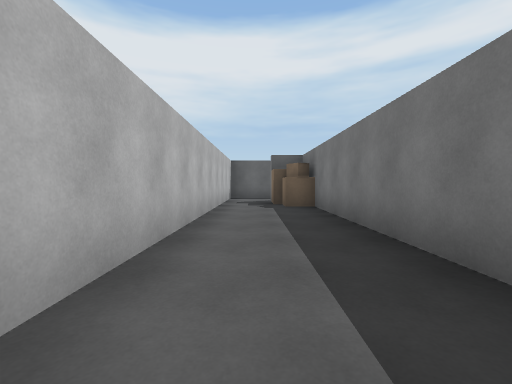
[1] (above)

13 first-person views from a walk through a Unity game level. The camera is 1.2 m above the floor, tilts 2° down and sees 90° across. The floor is counted in squares, 2 m on a side. Each view is taken from the middle of a square. On the plan, view 1 faces up. The plan holds only what a view shows up to about 9 squares ahead; the rest is blank. The place goes on beyond the plan. The player is left out.

[2]
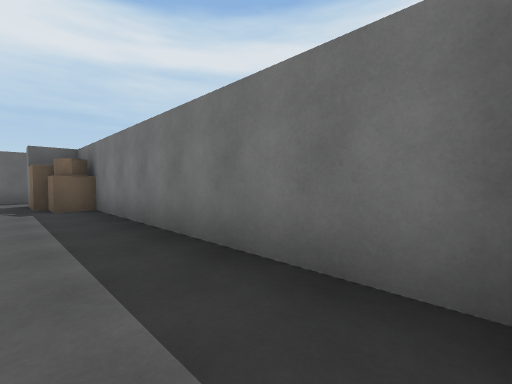

[3]
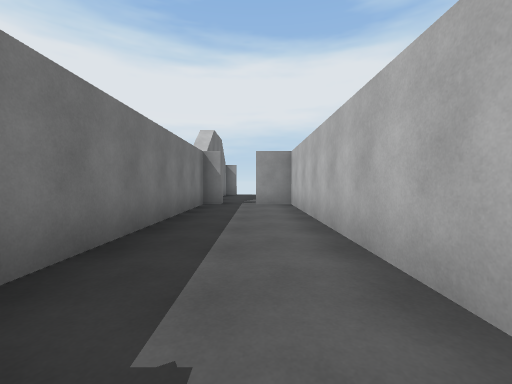

[4]
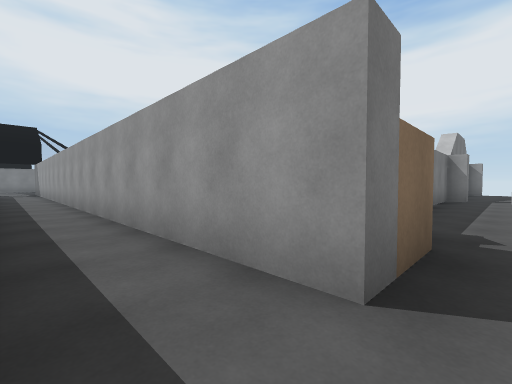

[5]
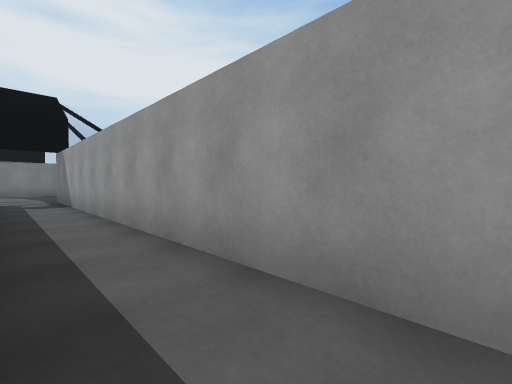

[6]
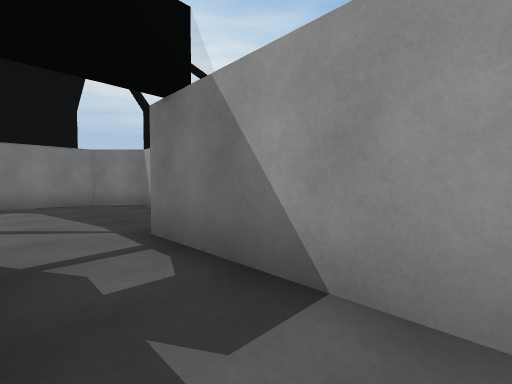

[7]
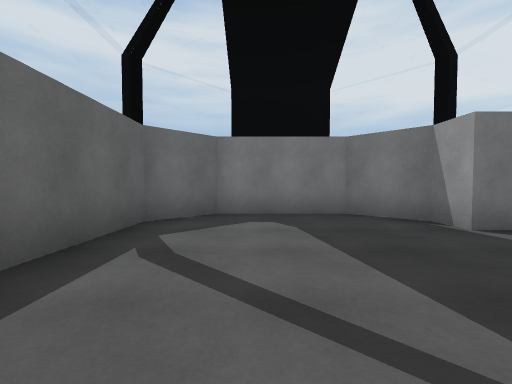

[8]
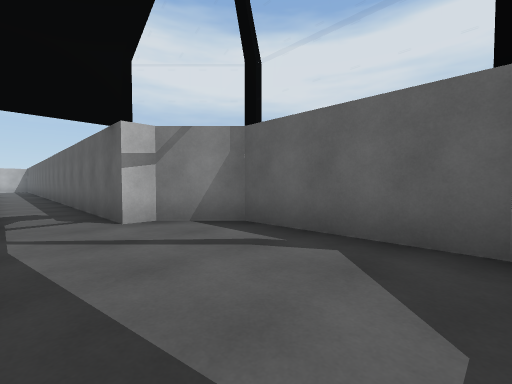

[9]
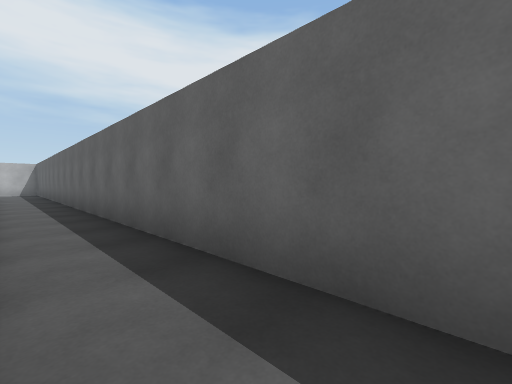

[10]
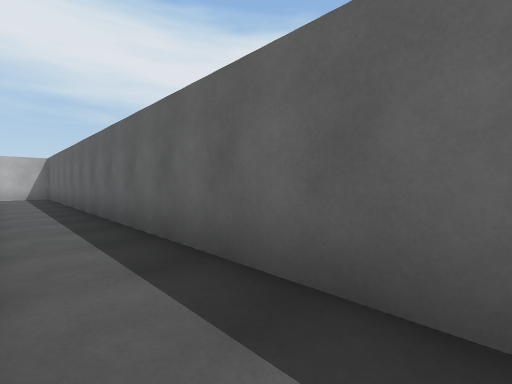

[11]
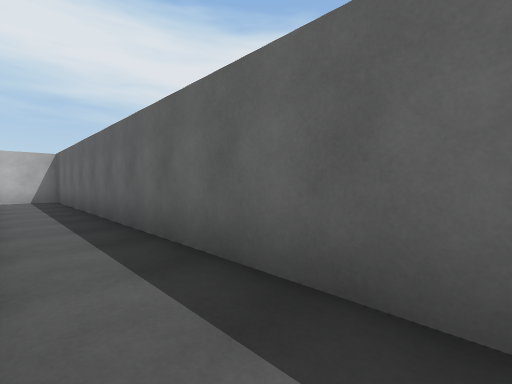

[12]
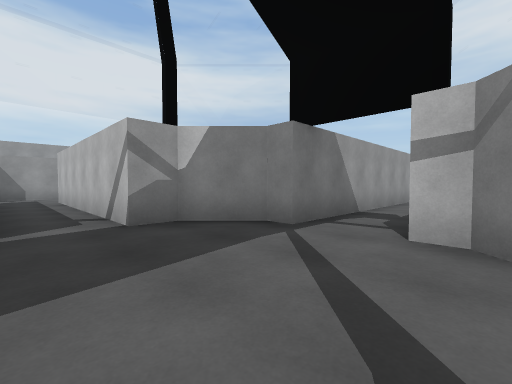

[13]
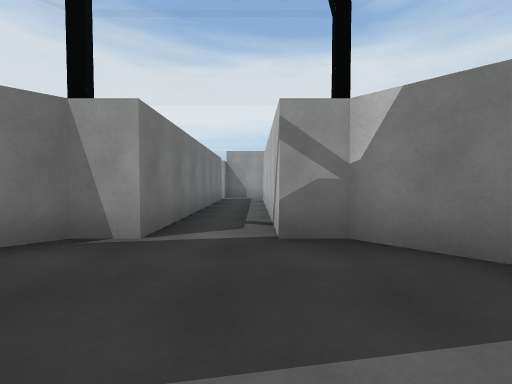

### Floor plan
Points are (right, up) in squares from view 1. A wall is a line through its corners. A room is listed if a view was taken in it or the views show most of it. See-through windows are left out.
Room 1 (views 1, 2, 3)
walls: (1.5, 6.5) (0.8, 6.5) (0.8, 7.2); (0.5, 7.1) (0.5, 8.7); (1.5, 6.9) (1.1, 6.6) (0.8, 7.1); (-1, 8.6) (-1, -0.3) (0, -0.3); (1, -0.8) (1, -0.3) (1.5, -0.3) (1.5, 7.2)
ways out: opening at (0, 8) to room 2; gap at (0, -1); gap at (2, 0)
Room 2 (views 4, 5, 6, 7, 8, 9, 10, 11, 12, 13)
walls: (20.2, 7.2) (21, 7.2) (22, 8.3) (22, 10.7) (21, 11.8) (18, 11.8) (17, 10.8) (17, 10.3) (-1, 10.3) (-1, 8.6); (0.5, 8.7) (17, 8.7) (17, 8.2) (18, 7.2) (18.7, 7.2)
ways out: opening at (0, 8) to room 1; opening at (19, 7)

Positions as (right, up) in squares from view 1, and headings:
1: (0, 0), facing up
2: (0, 0), facing up-right
3: (0, 7), facing down
4: (0, 10), facing down-right
5: (7, 10), facing down-right
6: (14, 10), facing down-right
7: (17, 10), facing right
8: (21, 9), facing up-left
9: (15, 9), facing up-left
10: (11, 9), facing up-left
11: (9, 9), facing up-left
12: (20, 11), facing down-left
13: (19, 10), facing down
